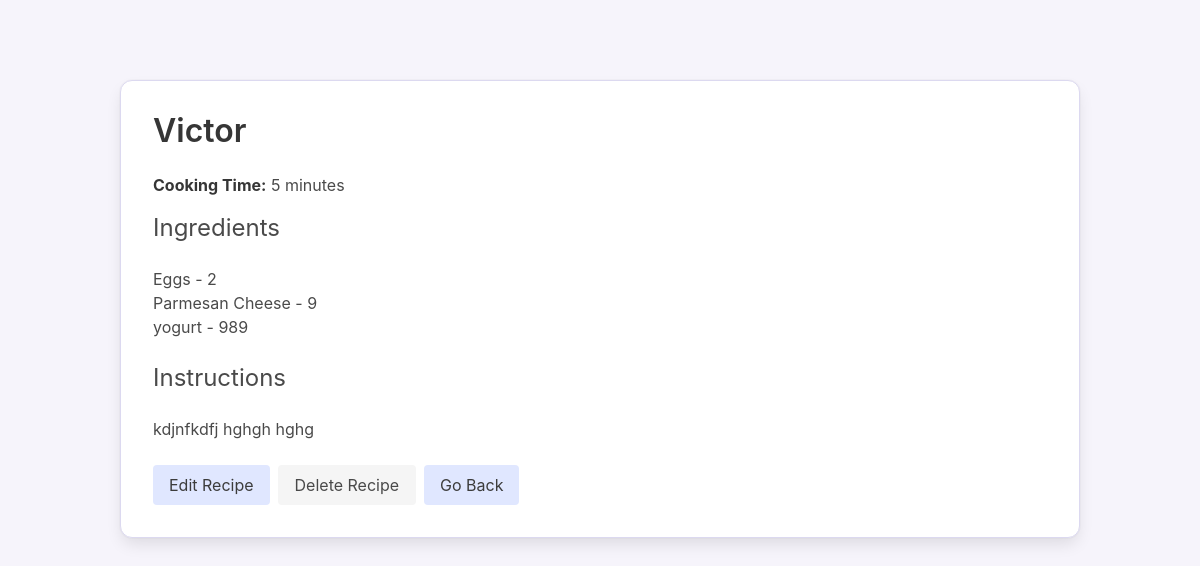
Screenshot of /recipe_generator/recipes/6/ with the database file from the repository.
### django_recipe_generator/recipe_generator/models.py (models this page shows, shortened)
class Recipe(models.Model):
    name = models.CharField(max_length=200, validators=[MinLengthValidator(3)])
    instructions = models.TextField()
    cooking_time = models.IntegerField(validators=[MinValueValidator(1)])  # in minutes
    ingredients = models.ManyToManyField(
        Ingredient,
        through='RecipeIngredient'
    )
    objects = RecipeManager()
    class Meta:
        ordering = ['id']

class RecipeIngredient(models.Model):
    recipe = models.ForeignKey(Recipe, on_delete=models.CASCADE)
    ingredient = models.ForeignKey(Ingredient, on_delete=models.CASCADE)
    quantity = models.CharField(max_length=50)

class Ingredient(models.Model):
    name = models.CharField(max_length=100)
    category = models.CharField(max_length=50)  # e.g., "protein", "vegetable"
    class Meta:
        ordering = ['id']

### django_recipe_generator/recipe_generator/views.py (the view)
class RecipeDetailView(DetailView):
    model = Recipe
    template_name = 'recipe_generator/recipe_detail.html'
    context_object_name = 'recipe'
    def get_queryset(self):
        return super().get_queryset().prefetch_related(
            Prefetch(
                'recipeingredient_set',
                queryset=RecipeIngredient.objects.select_related('ingredient')
            )
        )
    def get_context_data(self, **kwargs):
        context = super().get_context_data(**kwargs)
        request = self.request
        if request.session.get('came_from_search'):
            if request.session.get('was_editing'):
                search_query = request.session.get('search_query', '')
                try:
                    params = parse_qs(search_query)
                    clean_params = {
                        k: v for k, v in params.items()
                        if k and any(v) and k in ALLOWED_SEARCH_PARAMS
                    }
                    if clean_params:
                        context['back_url'] = (
                            reverse('recipe_list') + f"?{urlencode(clean_params, doseq=True)}"
                            if clean_params else ""
                        )
                    else:
                        context['back_url'] = reverse('recipe_list')
                except Exception:
                    context['back_url'] = reverse('recipe_list')
                if 'was_editing' in request.session:
                    del request.session['was_editing']
            else:
                context['back_url'] = (
                    request.META.get('HTTP_REFERER') or reverse('recipe_list')
                )
        else:
            context['back_url'] = reverse('index')
        return context

### django_recipe_generator/recipe_generator/models.py (called while the page is built)
    def get_queryset(self):
        return RecipeQuerySet(self.model, using=self._db)

### django_recipe_generator/templates/recipe_generator/recipe_detail.html (shortened to what this page needs)
<!DOCTYPE html>
<html lang="en">
<head>
  <link rel="stylesheet" href="https://cdn.jsdelivr.net/npm/bulma@0.9.4/css/bulma.min.css">
</head>
<body>
<section class="section">
  <div class="container">
    <div class="box pastel-box">
      <h1 class="title is-3">{{ recipe.name }}</h1>
      <p><strong>Cooking Time:</strong> {{ recipe.cooking_time }} minutes</p>
      <h2 class="subtitle is-4 mt-4">Ingredients</h2>
      <ul>
        {% for ingredient in recipe.recipeingredient_set.all %}
          <li>{{ ingredient.ingredient.name }} - {{ ingredient.quantity }}</li>
        {% endfor %}
      </ul>
      <h3 class="subtitle is-4 mt-5">Instructions</h3>
      {% if recipe.instructions %}
        <p>{{ recipe.instructions }}</p>
      {% else %}
        <p class="has-text-grey">No instructions provided for this recipe.</p>
      {% endif %}
      <div class="buttons mt-5">
        <a href="{% url 'recipe_edit' recipe.id %}" class="button is-pastel">Edit Recipe</a>
        <a href="{% url 'recipe_delete' recipe.id %}" class="button is-light">Delete Recipe</a>
        <a href="{{ back_url }}" class="button is-pastel">Go Back</a>
      </div>
    </div>
  </div>
</section>
</body>
</html>

### django_recipe_generator/templates/recipe_generator/recipe_detail.html (style rules this page uses)
body { background-color: #f6f4fb; }
.pastel-box { background-color: #ffffff; border: 1px solid #dcd9f0; border-radius: 12px; padding: 2rem; margin-top: 2rem; }
h1, h2, h3 { color: #6c63ff; }
.button.is-pastel { background-color: #e0e7ff; color: #3c3c3c; border: none; margin-right: 1rem; }

### rows the page displays
Recipe: name "Victor", cooking_time "5", instructions "kdjnfkdfj hghgh hghg"
RecipeIngredient: ingredient.name "Eggs", quantity "2"
RecipeIngredient: ingredient.name "Parmesan Cheese", quantity "9"
RecipeIngredient: ingredient.name "yogurt", quantity "989"
